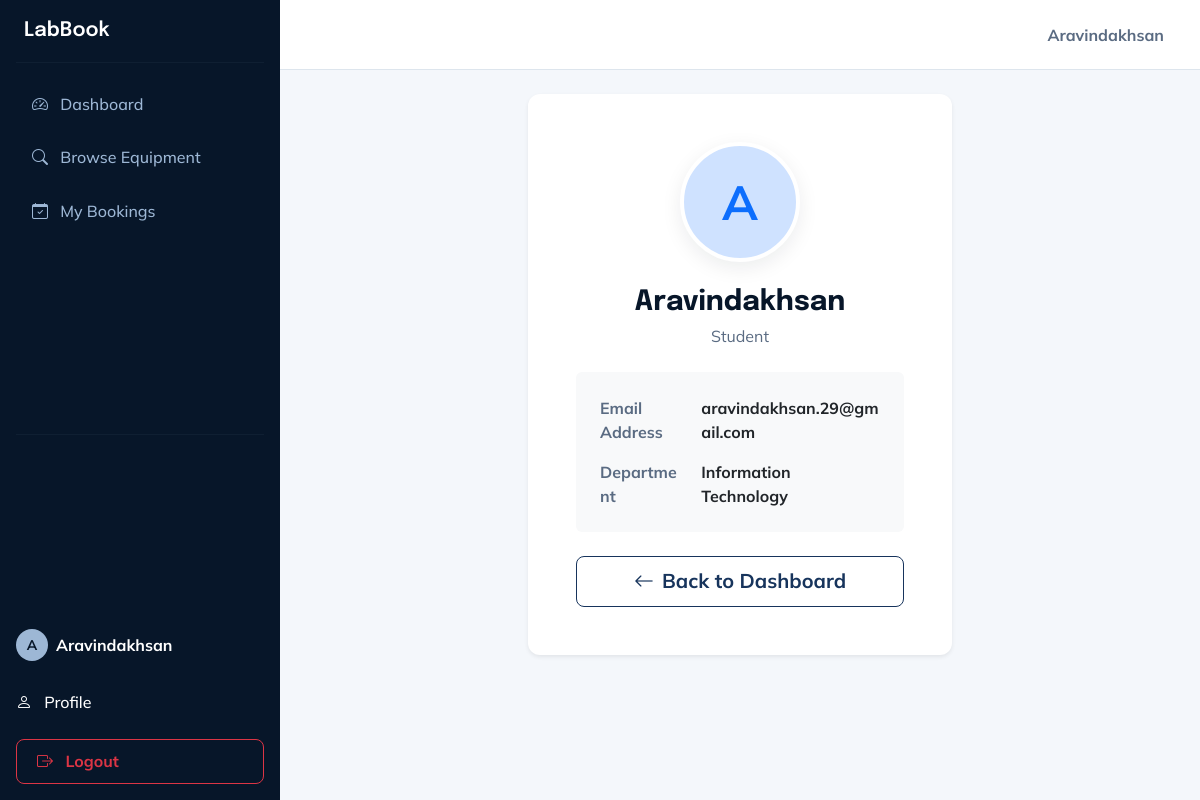
The app's page /student/profile (signed in) with its own data.
### tables this page shows
CREATE TABLE users (
            id INTEGER PRIMARY KEY AUTOINCREMENT,
            name TEXT NOT NULL,
            email TEXT UNIQUE NOT NULL,
            password TEXT NOT NULL,
            role TEXT NOT NULL DEFAULT 'student'
        , department TEXT DEFAULT 'Information Technology');

### app.py (the view)
@app.route('/student/profile')
@student_required
def student_profile():
    conn = get_db_connection()
    user = conn.execute('SELECT * FROM users WHERE id = ?', (session['user_id'],)).fetchone()
    conn.close()
    return render_template('student/profile.html', user=user)

### app.py (called while the page is built)
def student_required(f):
    @wraps(f)
    def decorated_function(*args, **kwargs):
        if 'user_id' not in session or session.get('role') != 'student':
            flash('Student access required.', 'danger')
            return redirect(url_for('login'))
        return f(*args, **kwargs)
    return decorated_function

### database.py (called while the page is built)
def get_db_connection():
    conn = sqlite3.connect(DATABASE)
    conn.row_factory = sqlite3.Row
    return conn

### templates/student/profile.html
{% extends 'base.html' %}
{% block content %}
<div class="row justify-content-center">
    <div class="col-md-8 col-lg-6">
        <div class="card shadow-sm border-0" style="border-radius: var(--radius-md);">
            <div class="card-body p-5 text-center">
                <div class="avatar-circle mx-auto mb-4 bg-primary-subtle text-primary" style="width: 120px; height: 120px; font-size: 3rem; background-color: var(--frost-mist); color: var(--deep-winter-blue);">
                    {{ user.name[:1] | upper }}
                </div>
                <h3 class="fw-bold mb-1" style="color: var(--frost-navy);">{{ user.name }}</h3>
                <p class="text-secondary mb-4">{{ user.role | capitalize }}</p>
                <div class="bg-light rounded p-4 text-start mb-4">
                    <div class="row mb-3">
                        <div class="col-sm-4 text-secondary fw-bold">Email Address</div>
                        <div class="col-sm-8 fw-bold">{{ user.email }}</div>
                    </div>
                    <div class="row">
                        <div class="col-sm-4 text-secondary fw-bold">Department</div>
                        <div class="col-sm-8 fw-bold">{{ user.department }}</div>
                    </div>
                </div>
                <div class="d-grid">
                    <a href="{{ url_for('student_dashboard') }}" class="btn btn-outline-primary btn-lg fw-bold"><i class="bi bi-arrow-left me-2"></i>Back to Dashboard</a>
                </div>
            </div>
        </div>
    </div>
</div>
{% endblock %}

### templates/base.html (shortened to what this page needs)
<!DOCTYPE html>
<html lang="en">
<head>
    <link href="https://cdn.jsdelivr.net/npm/bootstrap@5.3.0/dist/css/bootstrap.min.css" rel="stylesheet">
    <link rel="stylesheet" href="https://cdn.jsdelivr.net/npm/bootstrap-icons@1.10.5/font/bootstrap-icons.css">
    <link rel="stylesheet" href="{{ url_for('static', filename='css/style.css') }}">
</head>
<body>
    <div id="wrapper" {% if not session.get('user_id') and request.endpoint in ['login', 'register'] %}class="auth-wrapper"{% endif %}>
        {% if session.get('user_id') %}
        <div id="sidebar-wrapper" class="d-flex flex-column p-3">
            <a href="{{ url_for('index') }}" class="d-flex align-items-center mb-3 mb-md-0 me-md-auto text-decoration-none">
                <span class="fs-5 branding-text">LabBook</span>
            </a>
            <hr>
            <ul class="nav flex-column mb-auto">
                {% if session.get('role') == 'admin' %}
                    <li class="nav-item">
                        <a href="{{ url_for('admin_dashboard') }}" class="nav-link {% if request.endpoint == 'admin_dashboard' %}active{% endif %}">
                            <i class="bi bi-speedometer2 me-2"></i> Dashboard
                        </a>
                    </li>
                    <li class="nav-item">
                        <a href="{{ url_for('admin_equipment') }}" class="nav-link {% if request.endpoint == 'admin_equipment' %}active{% endif %}">
                            <i class="bi bi-tools me-2"></i> Manage Equipment
                        </a>
                    </li>
                    <li class="nav-item">
                        <a href="{{ url_for('admin_bookings') }}" class="nav-link {% if request.endpoint == 'admin_bookings' %}active{% endif %}">
                            <i class="bi bi-calendar-check me-2"></i> Manage Bookings
                        </a>
                    </li>
                    <li class="nav-item">
                        <a href="{{ url_for('admin_returns') }}" class="nav-link {% if request.endpoint == 'admin_returns' %}active{% endif %}">
                            <i class="bi bi-arrow-return-left me-2"></i> Returns
                        </a>
                    </li>
                {% else %}
                    <li class="nav-item">
                        <a href="{{ url_for('student_dashboard') }}" class="nav-link {% if request.endpoint == 'student_dashboard' %}active{% endif %}">
                            <i class="bi bi-speedometer2 me-2"></i> Dashboard
                        </a>
                    </li>
                    <li class="nav-item">
                        <a href="{{ url_for('student_equipment') }}" class="nav-link {% if request.endpoint == 'student_equipment' %}active{% endif %}">
                            <i class="bi bi-search me-2"></i> Browse Equipment
                        </a>
                    </li>
                    <li class="nav-item">
                        <a href="{{ url_for('student_bookings') }}" class="nav-link {% if request.endpoint == 'student_bookings' %}active{% endif %}">
                            <i class="bi bi-calendar-check me-2"></i> My Bookings
                        </a>
                    </li>
                {% endif %}
            </ul>
            <hr>
            <div class="mt-auto">
                <div class="d-flex align-items-center mb-3 text-white">
                    <div class="avatar-sm me-2">{{ session.get('name')[:1] | upper }}</div>
                    <strong>{{ session.get('name') }}</strong>
                </div>
                <ul class="nav flex-column">
                    {% if session.get('role') == 'student' %}
                    <li class="nav-item">
                        <a href="{{ url_for('student_profile') }}" class="nav-link px-0 text-white">
                            <i class="bi bi-person me-2"></i> Profile
                        </a>
                    </li>
                    {% endif %}
                    <li class="nav-item mt-2">
                        <a href="{{ url_for('logout') }}" class="btn btn-outline-danger w-100 text-start fw-bold">
                            <i class="bi bi-box-arrow-right me-2"></i> Logout
                        </a>
                    </li>
                </ul>
            </div>
        </div>
        {% endif %}
        <div id="page-content-wrapper" {% if not session.get('user_id') %}style="margin-left: 0; width: 100%;"{% endif %}>
            {% if session.get('user_id') or request.endpoint == 'index' %}
            <nav class="navbar navbar-expand-lg top-navbar">
                <div class="container-fluid">
                    {% if session.get('user_id') %}
                        <div class="ms-auto d-flex align-items-center">
                            <span class="text-muted fw-bold">{{ session.get('name') }}</span>
                        </div>
                    {% endif %}
                </div>
            </nav>
            {% endif %}
            <div class="container-fluid px-4 py-4 main-content">
                {% block content %}{% endblock %}
            </div>
        </div>
    </div>
</body>
</html>

### static/css/style.css (style rules this page uses)
:root { --frost-navy: #071629; --deep-winter-blue: #17345C; --icy-steel: #9DB7D5; --frost-mist: #EAF4FF; --snow-white: #FFFFFF; --text-primary: #071629; --text-secondary: #5a6b82; --page-background: #F4F7FB; --border-color: #DDE5ED; --shadow-sm: 0 2px 8px rgba(7, 22, 41, 0.04); --shadow-md: 0 6px 20px rgba(7, 22, 41, 0.08); --shadow-lg: 0 12px 30px rgba(7, 22, 41, 0.12); --radius-sm: 8px; --radius-md: 12px; --radius-lg: 16px; --radius-xl: 24px; }
body { font-family: 'Mulish', sans-serif; background-color: var(--page-background); color: var(--text-primary); margin: 0; overflow-x: hidden; }
h1, h2, h3, h4, h5, h6, .navbar-brand, .branding-text { font-family: 'Epilogue', sans-serif; color: var(--text-primary); font-weight: 600; }
.text-muted, .text-secondary { color: var(--text-secondary) !important; }
#wrapper { display: flex; width: 100vw; min-height: 100vh; overflow-x: hidden; }
#sidebar-wrapper { width: 280px; background-color: var(--frost-navy); color: var(--icy-steel); transition: all 0.3s ease; z-index: 1000; position: fixed; height: 100vh; left: 0; top: 0; }
#sidebar-wrapper .branding-text, #sidebar-wrapper .bi-flask { color: var(--snow-white); }
#sidebar-wrapper hr { border-color: rgba(157, 183, 213, 0.2); }
#sidebar-wrapper .nav-link { color: var(--icy-steel); font-weight: 500; border-radius: var(--radius-sm); padding: 0.8rem 1rem; margin-bottom: 0.25rem; transition: all 0.2s ease; }
#page-content-wrapper { flex: 1; min-width: 0; margin-left: 280px; transition: all 0.3s ease; display: flex; flex-direction: column; }
.top-navbar { background-color: var(--snow-white) !important; border-bottom: 1px solid var(--border-color); padding: 1rem 1.5rem; min-height: 70px; }
.card { background-color: var(--snow-white); border: 1px solid var(--border-color); border-radius: var(--radius-md); box-shadow: var(--shadow-sm); transition: transform 0.2s ease, box-shadow 0.2s ease; margin-bottom: 1.5rem; }
.btn { border-radius: var(--radius-sm); font-weight: 600; padding: 0.6rem 1.25rem; transition: all 0.2s ease-in-out; }
.btn-outline-primary, .btn-outline-success, .btn-outline-info { background-color: transparent !important; border-color: var(--deep-winter-blue) !important; color: var(--deep-winter-blue) !important; }
.avatar-circle { width: 120px; height: 120px; background-color: var(--frost-mist); color: var(--deep-winter-blue); border-radius: 50%; display: flex; align-items: center; justify-content: center; font-size: 3rem; font-weight: 700; margin: 0 auto 1.5rem; border: 4px solid var(--snow-white); box-shadow: var(--shadow-md); }
.avatar-sm { width: 32px; height: 32px; background-color: var(--icy-steel); color: var(--frost-navy); border-radius: 50%; display: inline-flex; align-items: center; justify-content: center; font-weight: 700; font-size: 14px; }

### records on screen
users: get "Aravindakhsan", name "A", name "Aravindakhsan", role "Student", email "aravindakhsan.29@gmail.com", department "Information Technology"

### other values on screen
{{ session.get('name')[:1] | upper }} "A"
